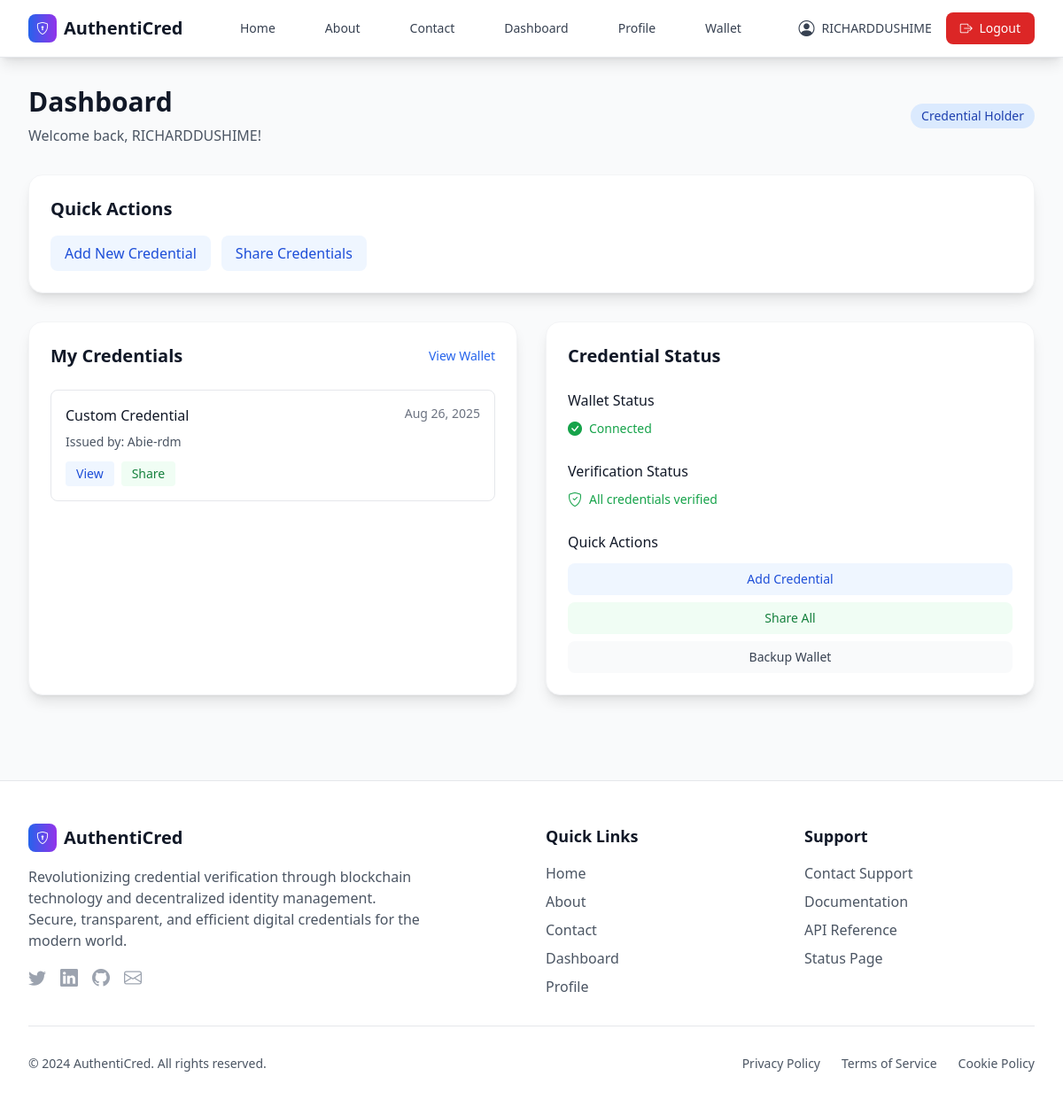
Page /dashboard/ (signed in) on the earlier database version.
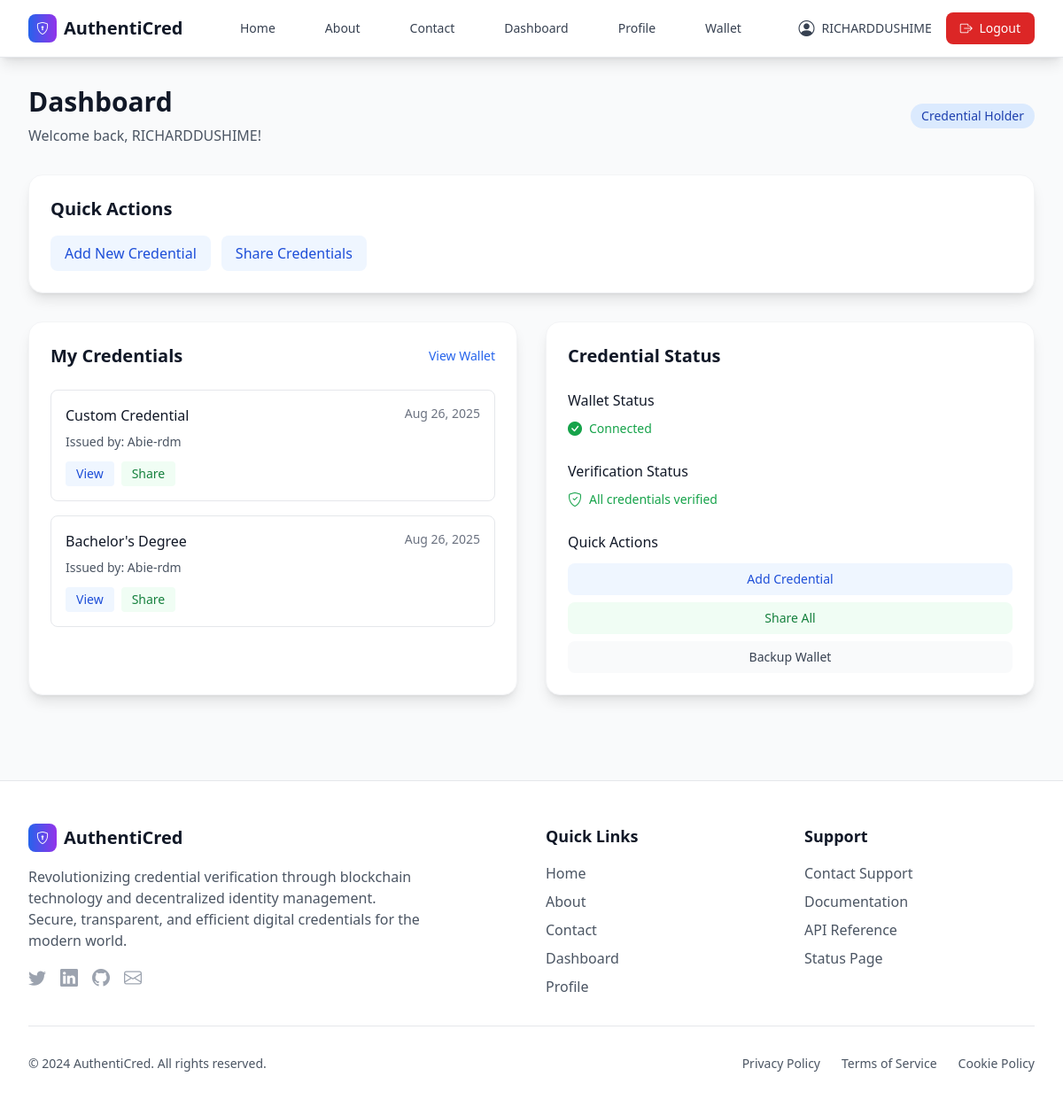
Same page on the later database version.
### credentials/models.py (models this page shows, shortened)
class Credential(models.Model):
    STATUS_CHOICES = (
        ('DRAFT', 'Draft'),
        ('ISSUED', 'Issued'),
        ('REVOKED', 'Revoked'),
        ('EXPIRED', 'Expired'),
    )
    id = models.UUIDField(primary_key=True, default=uuid.uuid4, editable=False)
    vc_json = models.JSONField()
    issuer = models.ForeignKey('users.User', on_delete=models.CASCADE, related_name='issued_credentials')
    holder = models.ForeignKey('users.User', on_delete=models.CASCADE, related_name='credentials')
    schema = models.ForeignKey(CredentialSchema, on_delete=models.SET_NULL, null=True, blank=True)
    title = models.CharField(max_length=255)
    description = models.TextField(blank=True, null=True)
    credential_type = models.CharField(max_length=100)
    status = models.CharField(max_length=20, choices=STATUS_CHOICES, default='DRAFT')
    created_at = models.DateTimeField(default=timezone.now)
    issued_at = models.DateTimeField(null=True, blank=True)
    expiration_date = models.DateField(null=True, blank=True)
    revocation_reason = models.TextField(blank=True, null=True)
    vc_hash = models.CharField(max_length=64, unique=True, null=True, blank=True, help_text="SHA256 hash of the credential JSON")

### users/models.py (models this page shows, shortened)
class User(AbstractUser):
    id = models.UUIDField(primary_key=True, default=uuid.uuid4, editable=False)
    user_type = models.CharField(max_length=20, choices=USER_TYPE_CHOICES)
    did = models.CharField(max_length=255, unique=True, null=True, blank=True)
    public_key = models.TextField(null=True, blank=True)
    created_at = models.DateTimeField(default=timezone.now)
    updated_at = models.DateTimeField(auto_now=True)
    groups = models.ManyToManyField(
        Group,
        verbose_name='groups',
        blank=True,
        help_text='The groups this user belongs to.',
        related_name="custom_user_set",
        related_query_name="user",
    )
    user_permissions = models.ManyToManyField(
        Permission,
        verbose_name='user permissions',
        blank=True,
        help_text='Specific permissions for this user.',
        related_name="custom_user_set",
        related_query_name="user",
    )
    def is_issuer(self):
        return self.user_type == 'INSTITUTION'
    def get_trust_status(self):
        if self.user_type == 'INSTITUTION':
            try:
                profile = self.institution_profile
                return profile.is_trusted
            except InstitutionProfile.DoesNotExist:
                pass
        return False
    def is_holder(self):
        return self.user_type == 'STUDENT'
    def is_verifier(self):
        return self.user_type == 'EMPLOYER'

### users/views.py (the view)
# urls.py: path('dashboard/', views.dashboard_view, name='dashboard'),
@login_required
def dashboard_view(request):
    user = request.user
    context = {'user': user}
    context['is_trusted'] = user.get_trust_status()
    if user.is_issuer():
        context['issued_credentials'] = user.issued_credentials.all()[:5]
        context['pending_actions'] = [
            {'title': 'Issue New Credential', 'url': reverse('issue_credential')},
        ]
    elif user.is_holder():
        context['my_credentials'] = user.credentials.all()[:5]
        context['pending_actions'] = [
            {'title': 'Add New Credential', 'url': '#'},
            {'title': 'Share Credentials', 'url': '#'},
        ]
    elif user.is_verifier():
        context['recent_verifications'] = []
        context['pending_actions'] = [
            {'title': 'Verify Credentials', 'url': reverse('verify_credential')},
        ]
    return render(request, 'users/dashboard.html', context)

### users/templates/users/dashboard.html (shortened to what the changed rows need)
{% extends 'users/base.html' %}
{% block content %}
<div class="max-w-7xl mx-auto">
    <div class="flex flex-col sm:flex-row justify-between items-start sm:items-center mb-8">
        <div>
            <h1 class="text-3xl font-bold text-gray-900 mb-2">Dashboard</h1>
        </div>
    </div>
    {% if pending_actions %}
    <div class="bg-white rounded-2xl shadow-lg p-6 mb-8 border border-gray-100">
        <h2 class="text-xl font-semibold text-gray-900 mb-4">Quick Actions</h2>
        <div class="flex flex-wrap gap-3">
            {% for action in pending_actions %}
            <a href="{{ action.url }}" class="bg-blue-50 hover:bg-blue-100 text-blue-700 px-4 py-2 rounded-lg font-medium transition-colors duration-200">
                {{ action.title }}
            </a>
            {% endfor %}
        </div>
    </div>
    {% endif %}
    <div class="grid lg:grid-cols-2 gap-8">
        {% if user.is_holder %}
        <div class="bg-white rounded-2xl shadow-lg p-6 border border-gray-100 card-hover">
            <div class="flex items-center justify-between mb-6">
                <h2 class="text-xl font-semibold text-gray-900">My Credentials</h2>
            </div>
            {% if my_credentials %}
            <div class="space-y-4">
                {% for cred in my_credentials %}
                <div class="border border-gray-200 rounded-lg p-4 hover:bg-gray-50 transition-colors">
                    <div class="flex justify-between items-start mb-2">
                        <h3 class="font-medium text-gray-900">{{ cred.credential_type }}</h3>
                        <span class="text-sm text-gray-500">{{ cred.issued_at|date:"M d, Y" }}</span>
                    </div>
                    <p class="text-sm text-gray-600 mb-3">Issued by: {{ cred.issuer.username }}</p>
                    <div class="flex gap-2">
                        <a href="{% url 'credential_detail' cred.id %}" class="bg-blue-50 hover:bg-blue-100 text-blue-700 px-3 py-1 rounded text-sm font-medium transition-colors">
                            View
                        </a>
                        <a href="{% url 'share_credential' cred.id %}" class="bg-green-50 hover:bg-green-100 text-green-700 px-3 py-1 rounded text-sm font-medium transition-colors">
                            Share
                        </a>
                    </div>
                </div>
                {% endfor %}
            </div>
            {% endif %}
        </div>
        <div class="bg-white rounded-2xl shadow-lg p-6 border border-gray-100 card-hover">
            <h2 class="text-xl font-semibold text-gray-900 mb-6">Credential Status</h2>
        </div>
        {% endif %}
    </div>
</div>
{% endblock %}

Differences in the rows shown:
added Credential: credential_type "Bachelor's Degree", issued_at "Aug 26, 2025", issuer.username "Abie-rdm"
